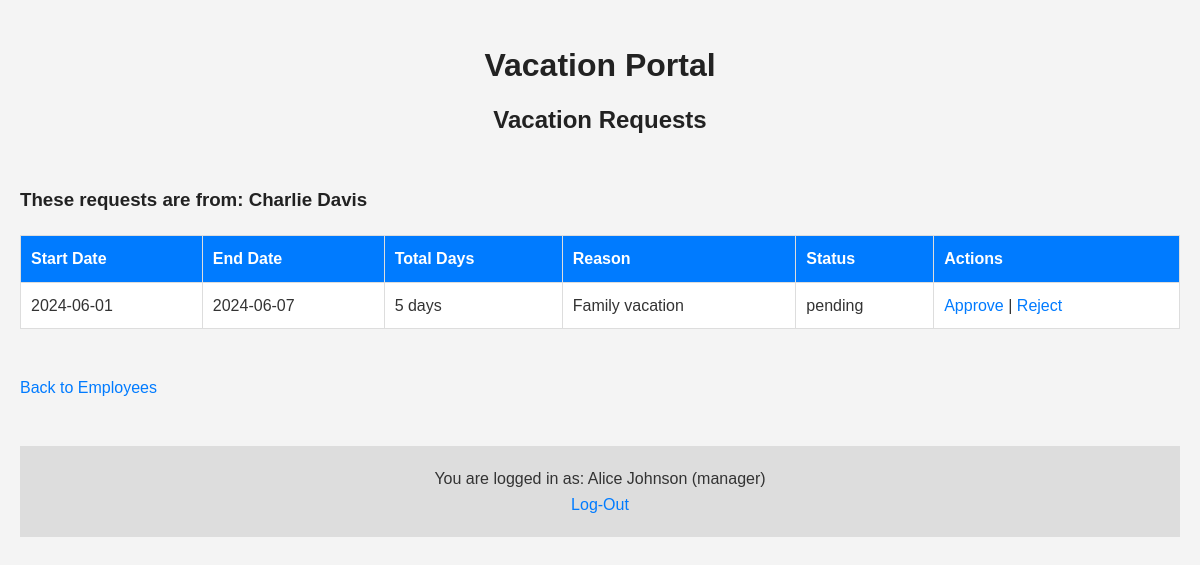
Screenshot of /manageRequestsForm.php?employee_code=1010103 (signed in) with the database file from the repository.
### tables this page shows
CREATE TABLE `users` (
  `employee_code` int(11) NOT NULL,
  `full_name` varchar(100) NOT NULL,
  `email` varchar(100) NOT NULL,
  `password` varchar(255) NOT NULL,
  `role` enum('manager','employee') NOT NULL,
  `manager_code` int(7) NOT NULL
);

CREATE TABLE `requests` (
  `id` int(11) NOT NULL,
  `employee_code` int(11) NOT NULL,
  `start_date` date NOT NULL,
  `end_date` date NOT NULL,
  `reason` text NOT NULL,
  `status` enum('pending','approved','rejected') NOT NULL,
  `submitted_date` datetime DEFAULT current_timestamp()
);

### src/utils.php (called while the page is built, shortened)
<?php
function countWeekdays($start_date, $end_date) {
    $start = new DateTime($start_date);
    $end = new DateTime($end_date);
    $interval = new DateInterval('P1D');
    $dateRange = new DatePeriod($start, $interval, $end->modify('+1 day'));
    $weekdayCount = 0;
    foreach ($dateRange as $date) {
        if ($date->format('N') < 6) {
            $weekdayCount++;
        }
    }
    return $weekdayCount;
}
?>

### public/manageRequestsForm.php (the view, shortened to what this page needs)
<?php
include __DIR__ . '/../src/config.php';
include __DIR__ . '/../src/utils.php';
$employee_code = $_GET['employee_code'] ?? null;
$manager_code = $_SESSION['user_employee_code'];
$stmt = $connection->prepare("SELECT full_name FROM users WHERE employee_code = ? AND manager_code = ?");
$stmt->bind_param("ii", $employee_code, $manager_code);
$stmt->execute();
$employee_result = $stmt->get_result();
$employee = $employee_result->fetch_assoc();
$employee_full_name = $employee['full_name'] ?? 'Unknown Employee';
$stmt = $connection->prepare("
    SELECT r.id, r.start_date, r.end_date, r.reason, r.status
    FROM requests r
    JOIN users u ON r.employee_code = u.employee_code
    WHERE r.employee_code = ? AND u.manager_code = ?
");
$stmt->bind_param("ii", $employee_code, $manager_code);
$stmt->execute();
$result = $stmt->get_result();
?>
<!DOCTYPE html>
<html lang="en">
<head>
</head>
<body>
    <div class="main-title">
        <h1>Vacation Portal</h1>
        <h2>Vacation Requests</h2>
    </div>
    <br>
    <h3>These requests are from: <?php echo htmlspecialchars($employee_full_name); ?></h3>
    <?php if ($result->num_rows === 0): ?>
        <h2>No vacation requests found for this employee.</h2>
    <?php else: ?>
        <table border="1">
            <tr>
                <th>Start Date</th>
                <th>End Date</th>
                <th>Total Days</th>
                <th>Reason</th>
                <th>Status</th>
                <th>Actions</th>
            </tr>
            <?php while ($row = $result->fetch_assoc()): ?>
            <tr>
                <td><?php echo htmlspecialchars($row['start_date']); ?></td>
                <td><?php echo htmlspecialchars($row['end_date']); ?></td>
                <td><?php echo countWeekdays($row['start_date'], $row['end_date']) . " days"; ?></td>
                <td><?php echo htmlspecialchars($row['reason']); ?></td>
                <td><?php echo htmlspecialchars($row['status']); ?></td>
                <td>
                    <?php if ($row['status'] === 'pending'): ?>
                        <a href="manageRequests.php?id=<?php echo $row['id']; ?>&action=approved">Approve</a> |
                        <a href="manageRequests.php?id=<?php echo $row['id']; ?>&action=rejected">Reject</a>
                    <?php else: ?>
                        <em>No Actions Available</em>
                    <?php endif; ?>
                </td>
            </tr>
            <?php endwhile; ?>
        </table>
    <?php endif; ?>
    <br>
    <a href="manageUsersForm.php">Back to Employees</a>
    <br>
    <br>
    <footer>
        <div class="logout">
            <p>You are logged in as: <?php echo $_SESSION['user_full_name'] . " (" . $_SESSION['user_role'] . ")" ?></p>
            <a href="logout.php">Log-Out</a>
        </div>
    </footer>
</body>
</html>

### rows the page displays
users: full_name "Charlie Davis"
requests: start_date "2024-06-01", end_date "2024-06-07", countWeekdays($row['start_date'], $row['end_date']) "5", reason "Family vacation", status "pending"

### other values shown
$_SESSION['user_full_name'] "Alice Johnson"
$_SESSION['user_role'] "manager"
